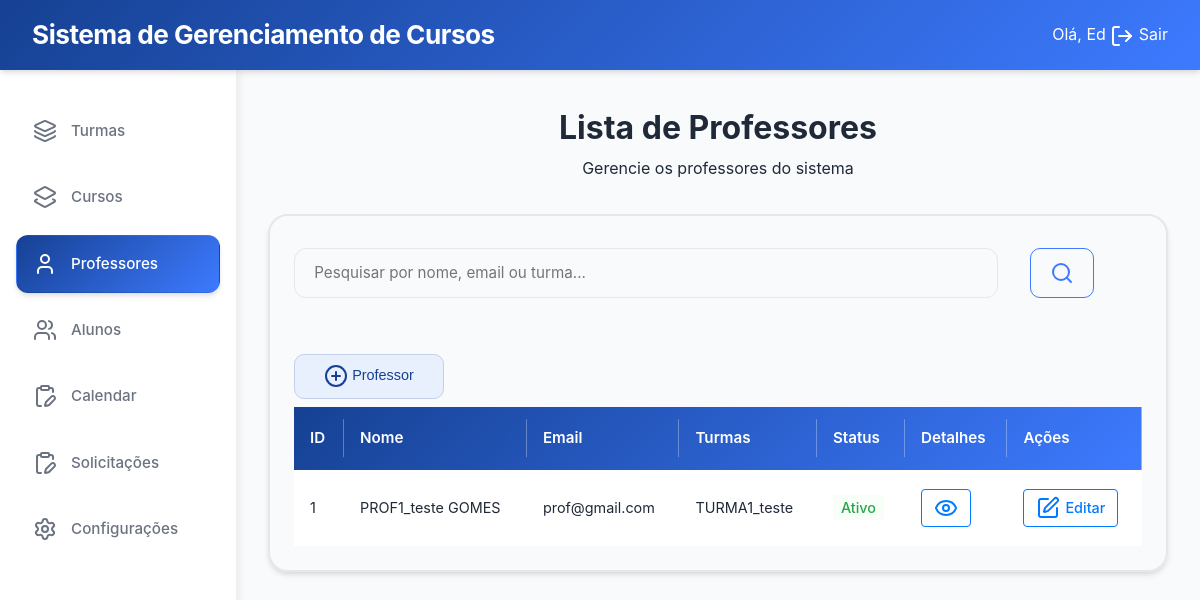
The app's page /secretaria/professores/ (signed in), older data.
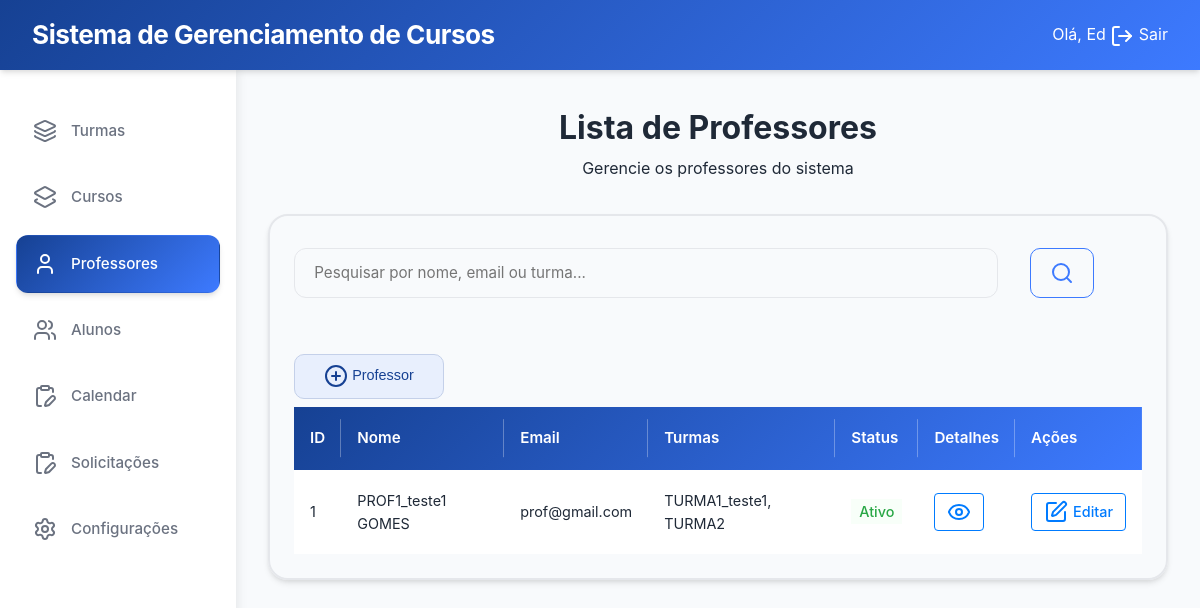
The same page, newer data.
### login/models.py (models this page shows, shortened)
class Professor(models.Model):
    professor_id = models.AutoField(primary_key=True)
    usuario = models.OneToOneField(Usuario, on_delete=models.CASCADE)
    salario = models.DecimalField(max_digits=10, decimal_places=2)
    status = models.BooleanField(default=True)
    class Meta:
        db_table = 'Professor'

class Usuario(AbstractUser):
    TIPO_USUARIO = [
        ('aluno', 'Aluno'),
        ('professor', 'Professor'),
        ('secretaria', 'Secretaria'),
    ]
    usuario_id = models.AutoField(primary_key=True)
    nome = models.CharField('Nome', max_length=100, blank=True, null=True)
    sobrenome = models.CharField('Sobrenome', max_length=100, blank=True, null=True)
    email = models.EmailField('E-mail', unique=True, default=None)
    data_nascimento = models.DateField('Data de Nascimento', blank=True, null=True)
    contato = models.CharField(max_length=20, unique=True, blank=True, null=True)
    cpf = models.CharField(max_length=14, unique=True, blank=True, null=True)
    endereco = models.TextField('Endereço', blank=True, null=True)
    tipo = models.CharField(max_length=10, choices=TIPO_USUARIO)
    USERNAME_FIELD = 'email'
    REQUIRED_FIELDS = ['nome','sobrenome','cpf', 'tipo', 'username' ]
    class Meta:
        db_table = 'Usuario'

### cursos/models.py (models this page shows, shortened)
class Turma(models.Model):
    TIPO_AULA = [
        ('presencial', 'Presencial'),
        ('semi', 'Semi-presencial'),
        ('ead', 'EAD'),
    ]
    turma_id = models.AutoField(primary_key=True)
    nome = models.CharField(max_length=100, null=True, blank=True)
    curso = models.ForeignKey(Curso, on_delete=models.CASCADE)
    professor = models.ForeignKey('login.professor', on_delete=models.SET_NULL,  # Ou models.SET_DEFAULT
        null=True,                  # Permite NULL
        blank=True,
        default=None)
    data_inicio = models.DateField()
    data_fim = models.DateField( null=True, blank=True)
    dias_semana = models.CharField(max_length=50)
    entrada_horas = models.CharField(max_length=100, null=True, blank=True)
    saida_horas = models.CharField(max_length=100, null=True, blank=True)
    tipo = models.CharField(max_length=10, choices=TIPO_AULA)
    status = models.BooleanField(default=True)
    class Meta:
        db_table = 'Turma'

### secretaria/views.py (the view)
# urls.py: path('professores/', ProfessorListView.as_view(), name='profList'),
@method_decorator(secretaria_required, name='dispatch')
class ProfessorListView(ListView):
    model = Professor
    template_name = "secretaria/profList.html"
    context_object_name = "professores"

### secretaria/templates/secretaria/profList.html (shortened to what this page needs)
{% extends "secretaria/Abase.html" %}
{% load static %}
{% block content %}
<div class="content-header">
    <h1>Lista de Professores</h1>
    <p>Gerencie os professores do sistema</p>
</div>
<div class="table-container">
    <div class="container-search">
        <div class="search-bar">
            <input type="text" id="searchInput" placeholder="Pesquisar por nome, email ou turma...">
            <button type="button" id="searchBtn" class="btn btn-style">
                <i data-lucide="search"></i>
            </button>
        </div>
    </div>
    <div class="info-container">
        <button type="button" class="btn btn-style3">
            <a href="{% url 'secretaria:profAdd' %}">
                <i data-lucide="plus-circle"></i>
                Professor
            </a>
        </button>
    </div>
    <table id="professoresTable">
        <thead>
            <tr>
                <th>ID</th>
                <th>Nome</th>
                <th>Email</th>
                <th>Turmas</th>
                <th>Status</th>
                <th>Detalhes</th>
                <th>Ações</th>
            </tr>
        </thead>
        <tbody id="tableBody">
            {% for professor in professores %}
                <tr class="professor-row"
                    data-nome="{{ professor.usuario.nome|lower }} {{ professor.usuario.sobrenome|lower }}"
                    data-email="{{ professor.usuario.email|lower }}"
                    data-turmas="{% for turma in professor.turma_set.all %}{{ turma.nome|lower }} {% endfor %}">
                    <td>{{ professor.professor_id }}</td>
                    <td>{{ professor.usuario.nome }} {{ professor.usuario.sobrenome }}</td>
                    <td>{{ professor.usuario.email }}</td>
                    <td>
                        {% with professor.turma_set.all as turmas %}
                            {% if turmas %}
                                {% for turma in turmas|slice:":3" %}
                                    {{ turma.nome }}{% if not forloop.last %}, {% endif %}
                                {% endfor %}
                            {% else %}
                                Sem turmas
                            {% endif %}
                        {% endwith %}
                    </td>
                    <td>
                        {% if professor.status %}
                            <span class="status-active">Ativo</span>
                        {% else %}
                            <span class="status-inactive">Inativo</span>
                        {% endif %}
                    </td>
                    <td>
                        <a href="{% url 'secretaria:profDetail' professor.professor_id %}" class="btn-link btn-style4">
                            <i data-lucide="eye"></i>
                        </a>
                    </td>
                    <td>
                        <a href="{% url 'secretaria:profUpdate' professor.professor_id %}" class="btn-link btn-style4">
                            <i data-lucide="edit"></i> Editar
                        </a>
                    </td>
                </tr>
            {% empty %}
                <tr id="noDataRow">
                    <td colspan="8" class="no-data">
                        Nenhum professor cadastrado.
                    </td>
                </tr>
            {% endfor %}
        </tbody>
    </table>
</div>
{% endblock %}

Row changes from the older to the newer data that the page shows:
changed through a linked row, Professor "GOMES": usuario.nome "PROF1_teste" → "PROF1_teste1"
changed Turma: nome "TURMA1_teste" → "TURMA1_teste1"; now shows ","
added Turma: nome "TURMA2"
